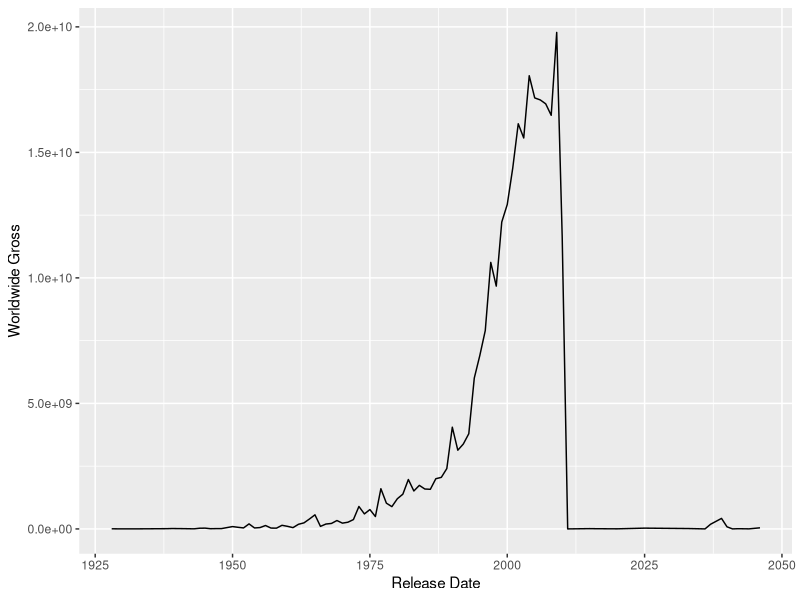

Reproduce this figure in R.
library(tidyverse)
library(lubridate)

df <- read_csv("data/movies.csv") |>
  mutate(`Release Date` = year(`Release Date`))
ggplot(df) +
  geom_line(aes(
    x = `Release Date`,
    y = `Worldwide Gross`
  ), stat = "summary", fun = "sum")
